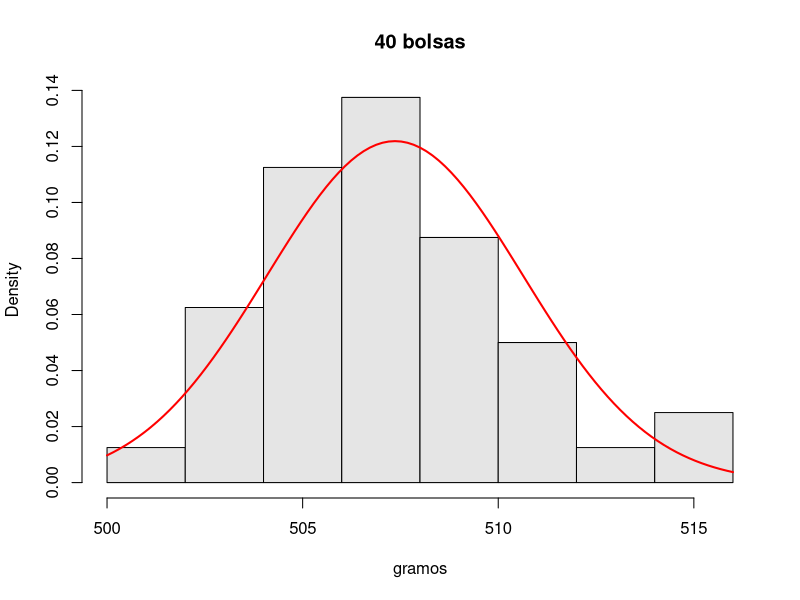
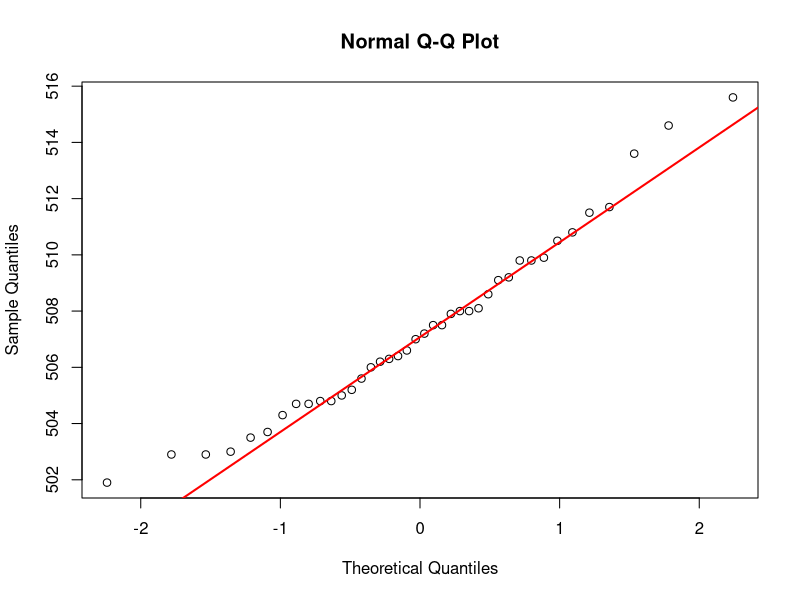

Generate these figures, in order, with R:
# Soluciones de los ejercicios tipo examen
# Del artículo «La distribución normal — ejercicios tipo examen con molinos, cajas de 12 y bolsas de medio kilo (y el 10 % que estaba en la cola equivocada)»
# https://sergiolearns.com/distribucion-normal-ejercicios/

# ---- Ejercicio 1 ----
1 - pnorm(45, 42, 4)
2 * pnorm(-1.5)
qnorm(0.90, 42, 4)
1 - pnorm(0.75, 42 / 60, 4 / 60)
p <- 1 - pnorm(50, 42, 4)
c(p, 1 - (1 - p)^5)

# ---- Ejercicio 2 ----
mW <- 12 * 1010 + 240; sW <- sqrt(12 * 6^2 + 10^2)
c(mW, sW, 1 - pnorm(12400, mW, sW))
pnorm(1006, 1010, 6 / 3)
c(1 - pnorm(0, 6, sqrt(52)), pnorm(1000, 1010, 6), pnorm(1000, 1004, 4))
set.seed(2026)
W <- replicate(10000, sum(rnorm(12, 1010, 6)) + rnorm(1, 240, 10))
round(c(mean(W), sd(W), mean(W > 12400)), 4)

# ---- Ejercicio 3 ----
bolsas <- c(511.7, 506.0, 509.2, 508.0, 508.1, 507.2, 507.0, 513.6, 506.2, 504.7,
            507.5, 511.5, 501.9, 509.8, 502.9, 509.1, 504.7, 514.6, 503.0, 505.6,
            504.8, 510.5, 504.3, 508.0, 509.8, 508.6, 503.7, 507.5, 502.9, 515.6,
            506.3, 504.8, 503.5, 505.0, 505.2, 509.9, 506.4, 506.6, 507.9, 510.8)
m <- mean(bolsas); s <- sd(bolsas)
round(c(m, s), 2)
summary(bolsas)
hist(bolsas, freq = FALSE, col = "grey90", main = "40 bolsas", xlab = "gramos")
curve(dnorm(x, m, s), add = TRUE, lwd = 2, col = "red")
qqnorm(bolsas); qqline(bolsas, col = "red", lwd = 2)
round(c(datos = mean(bolsas < 500), modelo = pnorm(500, m, s)), 4)
cc <- qnorm(0.95)
round(c(cc, m - cc * s, m + cc * s), 2)
round(500 - qnorm(0.005) * s, 2)

# ---- Bonus ----
integrate(function(z) abs(z) * dnorm(z), -Inf, Inf)$value
c(sqrt(2 / pi), 6 * sqrt(2 / pi))
